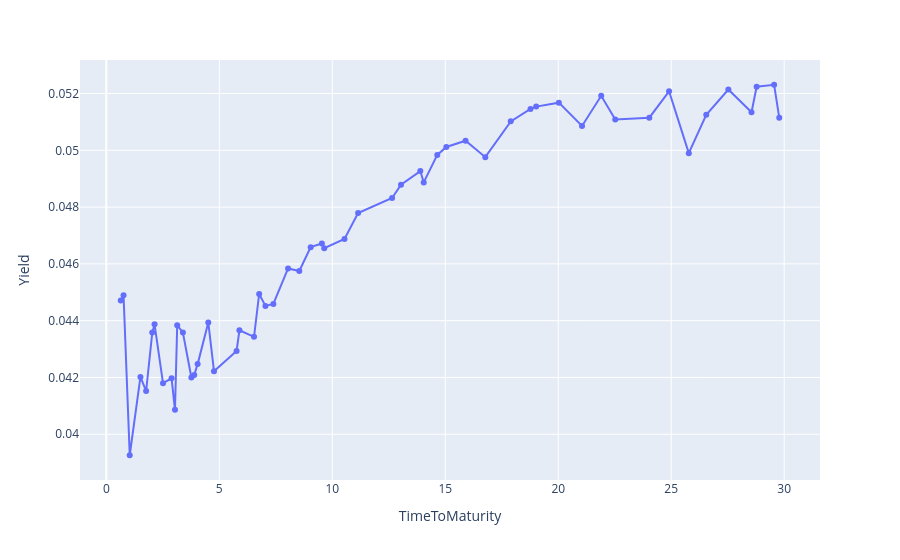

Source (notebook cell):
### Code cell
px.line(data_frame=gilts_df, x=ttm, y=yld, markers=True)
